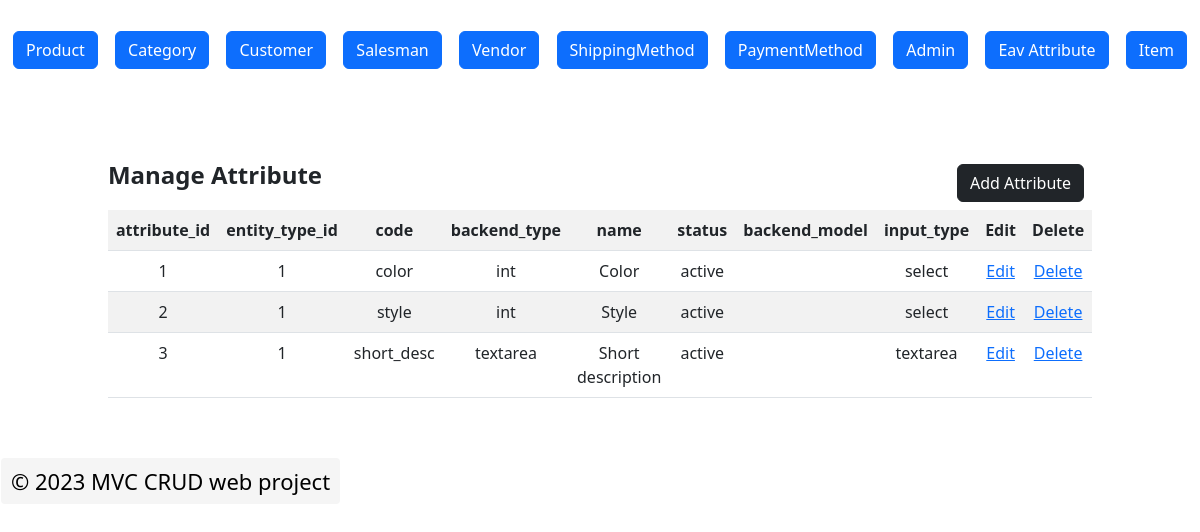
The app's page /index.php?c=eav_attribute&a=grid, older data.
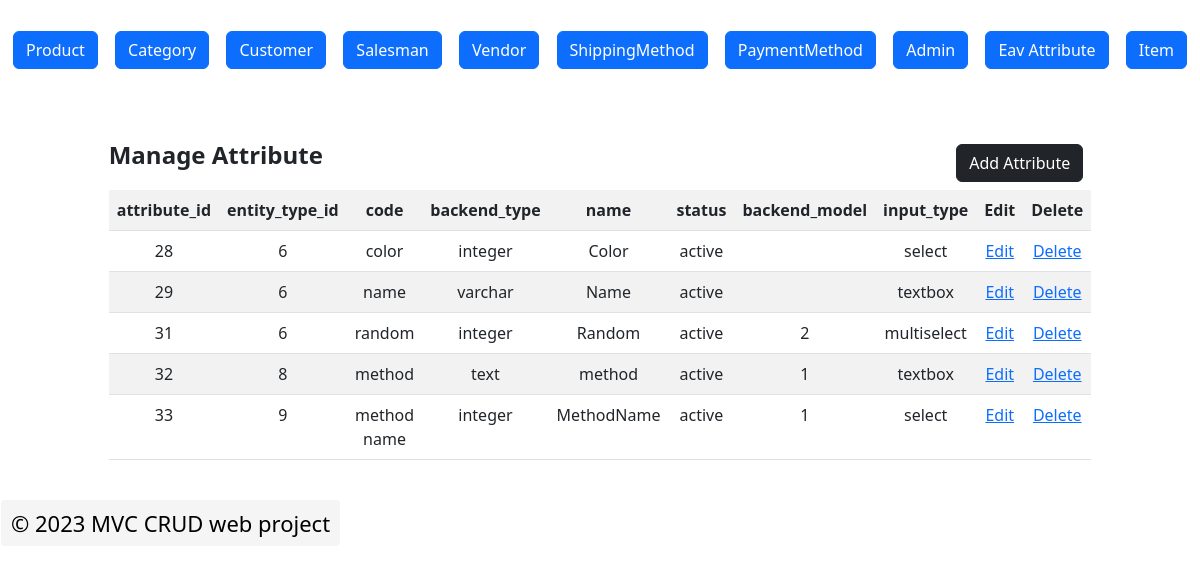
The same page, newer data.
### tables this page shows
CREATE TABLE `eav_attribute` (
  `attribute_id` int(11) NOT NULL,
  `entity_type_id` int(11) NOT NULL,
  `code` varchar(20) NOT NULL,
  `backend_type` varchar(20) DEFAULT NULL,
  `name` varchar(20) NOT NULL,
  `status` tinyint(4) NOT NULL,
  `backend_model` varchar(255) NOT NULL,
  `input_type` varchar(20) NOT NULL
);

### Block/Core/Template.php (called while the page is built, shortened)
<?php
class Block_Core_Template extends Model_Core_View
{
	protected $children = [];
	public function getChildren()
	{
		return $this->children;
	}
	public function addChild($key, $value)
	{
		$this->children[$key] = $value;
		return $this;
	}
}

### Model/Core/View.php (called while the page is built, shortened)
<?php
class Model_Core_View
{
	protected $template = null;
	public function setTemplate($template)
	{
		$this->template = $template;
		return $this;
	}
	public function getTemplate()
	{
		return $this->template;
	}
	public function render()
	{
		require "View" . DS . $this->getTemplate();
	}
	public function getUrl($action = null, $controller = null, $param = [], $reset = false)
	{
		return Ccc::getModel('Core_Url')->getUrl($action, $controller, $param, $reset);
	}
}

### Controller/Eav/Attribute.php (called while the page is built, shortened)
<?php
class Controller_Eav_Attribute extends Controller_Core_Action
{
	public function gridAction()
	{
		try {
			$layout = $this->getLayout();
			$grid = $layout->createBlock('Core_Eav_Attribute_Grid');
			$layout->getChild('content')->addChild('grid',$grid);
			$layout->render();
		} catch (Exception $e) {
			echo $e->getMessage();
		}
	}
}

### index.php (called while the page is built, shortened)
<?php
spl_autoload_register(function ($className) {
    $classPath = str_replace('_', '/', $className);
});
class Ccc
{
	public static function init()
	{
		$front = new Controller_Core_Front();
		$front->init();
	}
	public static function getModel($className)
	{
		return new $className();
	}
}
Ccc::init();
?>

### Model/Core/Url.php (called while the page is built, shortened)
<?php
require_once'Model/Core/Request.php';
class Model_Core_Url
{
	public function getUrl($action = null, $controller = null, $param = [], $reset = false)
	{
		$result = new Model_Core_Request();
		$final = $result->getParam();
		if ($controller) {
			$final['c'] = $controller;
		}
		else{
			$final['c'] = $result->getControllerName();
		}
		if ($action) {
			$final['a'] = $action;
		}
		else{
			$final['a'] = $result->getActionName();
		}
		if ($param) {
			$final = array_merge($final, $param);
		}
		$queryString = http_build_query($final);
		$requesturl = trim($_SERVER['REQUEST_URI'], $_SERVER['QUERY_STRING']);
		return $url = $_SERVER['REQUEST_SCHEME'].'://'.$_SERVER['HTTP_HOST'].$requesturl.$queryString;
	}
}
?>

### Model/Core/Request.php (called while the page is built, shortened)
<?php
class Model_Core_Request
{
	public function getParam($key = null , $value = null)
	{
		if($key == 	null)
		{
			return $_GET;
		}
		if(array_key_exists($key, $_GET))
		{
			return $_GET[$key];
		}
		return $value;
	}
}
?>

### Block/Core/Eav/Attribute/Grid.php (called while the page is built, shortened)
<?php
class Block_Core_Eav_Attribute_Grid extends Block_Core_Template
{
	public function getAttributes()
	{
		$sql = "SELECT * FROM `eav_attribute` ";
		$attributes = Ccc::getModel('Core_Eav_Attribute')->fetchAll($sql);
		return $attributes;
	}
}

### Model/Core/Adapter.php (called while the page is built, shortened)
	<?php
class Model_Core_Adapter {
	public $config = [
		'host' => 'localhost',
		'username'=>'root',
		'password' => '',
		'dbname' => 'newmvc-hirenasodiya'
	];
	public function connect()
	{
		$connect = mysqli_connect(
		$this->config['host'],
		$this->config['username'],
		$this->config['password'],
		$this->config['dbname']);
		return $connect;
	}
	public function fetchAll($query)
	{
		$connect = $this->connect();
		$result	= mysqli_query($connect,$query);
		if($result->num_rows > 0)
		{
		    return $result->fetch_all(MYSQLI_ASSOC);
		}
		return null;
	}
}
?>

### Model/Core/Table/Resource.php (called while the page is built, shortened)
<?php
class Model_Core_Table_Resource
{
	public function getAdapter()
	{
		$adapter = new Model_Core_Adapter();
		return $adapter;
	}
	public function fetchAll($query)
	{
		return $this->getAdapter()->fetchAll($query);
	}
}
?>

### Model/Core/Table.php (called while the page is built, shortened)
<?php
class Model_Core_Table
{
	protected $data = [];
	protected $resource = null;
	protected $collection = null;
	public function setResource($resource)
	{
		$this->resource = $resource;
		return $this;
	}
	public function getResource()
	{
		if ($this->resource) {
			return $this->resource;
		}
		$resource = new ($this->resourceClass)();
		return $resource;
	}
	public function setCollection($collection)
	{
		$this->collection = $collection;
		return $this;
	}
	public function getCollection()
	{
		if ($this->collection) {
			return $this->collection;
		}
		$collection = new ($this->collectionClass)();
		return $collection;
	}
	public function __get($key)
	{
		return $this->data[$key];
	}
	public function setData(array $data)
	{
		$this->data = array_merge($this->data, $data) ;
		return $this;
	}
	public function fetchAll($query)
	{
		$result = $this->getResource()->fetchAll($query);
		$collection = $this->getCollection()->setData($result);
		return $collection;
	}
}
?>

### Model/Core/Table/Collection.php (called while the page is built, shortened)
<?php
class Model_Core_Table_Collection
{
	protected $data = [];
	public function setData(array $data)
	{
		$this->data = array_merge($this->data, $data);
		return $this;
	}
	public function getData()
	{
		return $this->data;
	}
}

### Model/Core/Eav/Attribute/Resource.php (called while the page is built, shortened)
<?php
class Model_Core_Eav_Attribute_Resource extends Model_Core_Table_Resource
{
	public function getStatusOptions()
	{
		return [
			self::STATUS_ACTIVE => self::STATUS_ACTIVE_LBL,
			self::STATUS_INACTIVE => self::STATUS_INACTIVE_LBL
		];
	}
}

### Model/Core/Eav/Attribute.php (called while the page is built, shortened)
<?php
class Model_Core_Eav_Attribute extends Model_Core_Table
{
    public function getStatusText()
    {
        $statuses = $this->getResource()->getStatusOptions();
        if (array_key_exists($this->status, $statuses))
        {
            return $statuses[$this->status];
        }
        return $statuses[Model_Core_Eav_Attribute_Resource::STATUS_DEFAULT];
    }
}
?>

### View/core/eav/attribute/grid.phtml (the view)
<?php
$attributes = $this->getAttributes()->getData();
?>
<div class="d-flex align-items-center justify-content-sm-between">
	<p class="fw-bolder fs-4">Manage Attribute</p>
	<div class="m-2 mx-2"><a class="btn btn-dark pull-right" href="<?php echo $this->getUrl('add','eav_attribute'); ?>">Add Attribute</a></div>
</div>
<table class="table table-striped text-center ">
	<tr>
		<th>attribute_id</th>
		<th>entity_type_id</th>
		<th>code</th>
		<th>backend_type</th>
        <th>name</th>
        <th>status</th>
        <th>backend_model</th>
        <th>input_type</th>
        <th>Edit</th>
        <th>Delete</th>
	</tr>
	<?php if (!$attributes):?>
		<tr>
			<td colspan="16">No record found</td>
		</tr>
	<?php else: ?>
	<?php foreach ($attributes as $attribute):?>
		<tr>
			<td><?php echo $attribute->attribute_id; ?></td>
			<td><?php echo $attribute->entity_type_id; ?></td>
			<td><?php echo $attribute->code; ?></td>
			<td><?php echo $attribute->backend_type; ?></td>
			<td><?php echo $attribute->name; ?></td>
			<td><?php echo $attribute->getStatusText($attribute->status); ?></td>
			<td><?php echo $attribute->backend_model; ?></td>
			<td><?php echo $attribute->input_type; ?></td>
			<td><a href="<?php echo $this->getUrl('edit', 'eav_attribute', ['attribute_id' => $attribute->attribute_id]); ?>">Edit</a></td>
			<td><a href="<?php echo $this->getUrl('delete', 'eav_attribute', ['attribute_id' => $attribute->attribute_id]); ?>">Delete</a></td>
	    </tr>
		<?php endforeach; ?>
	<?php endif;?>
</table>

### View/html/content.phtml
<?php
$children = $this->getChildren();
foreach ($children as $child) {
	$child->render();
}
?>

Row changes from the older to the newer data that the page shows:
removed eav_attribute: attribute_id "1", entity_type "1", code "color", backend_type "int", name "Color", status "active", input_type "select"
removed eav_attribute: attribute_id "2", entity_type "1", code "style", backend_type "int", name "Style", status "active", input_type "select"
removed eav_attribute: attribute_id "3", entity_type "1", code "short_desc", backend_type "textarea", name "Short description", status "active", input_type "textarea"
added eav_attribute: attribute_id "28", entity_type "6", code "color", backend_type "integer", name "Color", status "active", input_type "select"
added eav_attribute: attribute_id "29", entity_type "6", code "name", backend_type "varchar", name "Name", status "active", input_type "textbox"
added eav_attribute: attribute_id "31", entity_type "6", code "random", backend_type "integer", name "Random", status "active", backend_model "2", input_type "multiselect"
added eav_attribute: attribute_id "32", entity_type "8", code "method", backend_type "text", name "method", status "active", backend_model "1", input_type "textbox"
added eav_attribute: attribute_id "33", entity_type "9", code "method name", backend_type "integer", name "MethodName", status "active", backend_model "1", input_type "select"
